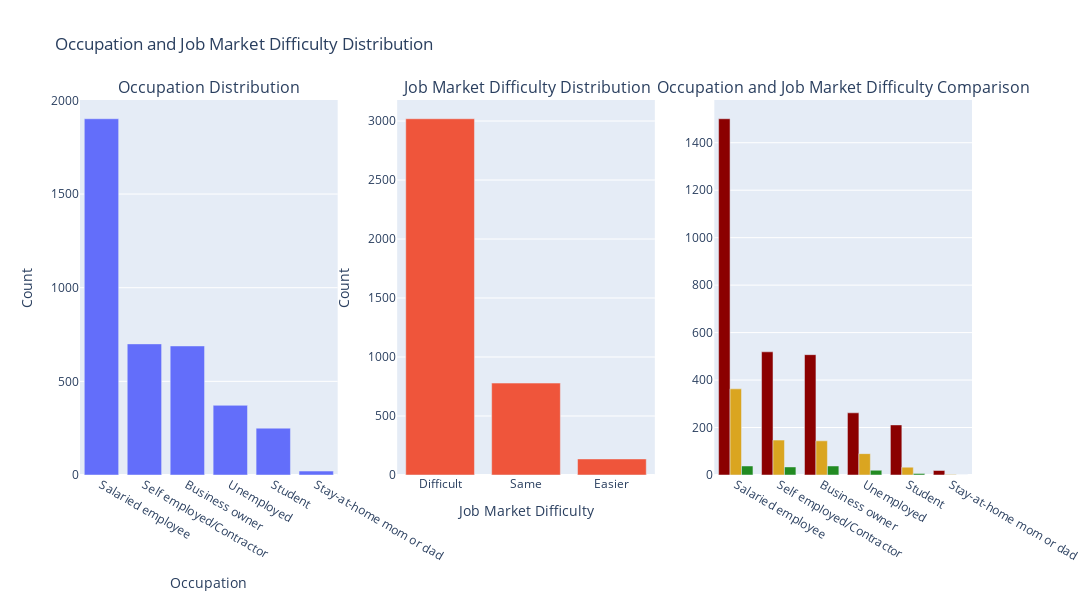

The code cell stored with this chart in its notebook:
### Code cell
fig2 = make_subplots(rows=1, cols=3, subplot_titles=('Occupation Distribution', 'Job Market Difficulty Distribution',  'Occupation and Job Market Difficulty Comparison'))

fig2.add_trace(
    go.Bar(
        x=df['Occupation'].value_counts().index,
        y=df['Occupation'].value_counts().values
    ),
    row=1, col=1
)

fig2.add_trace(
    go.Bar(
        x=df['Job_Market_Difficulty'].value_counts().index,
        y=df['Job_Market_Difficulty'].value_counts().values
    ),
    row=1, col=2
)

for difficulty in crosstab.columns:
    fig2.add_trace(
        go.Bar(
        x=crosstab.index,
        y=crosstab[difficulty],
        name=difficulty,
        marker_color='darkred' if difficulty == 'Difficult' else 'goldenrod' if difficulty == 'Same' else 'forestgreen'),
                  row=1, col=3)

fig2.update_layout(
    height=600, width=1400, title_text="Occupation and Job Market Difficulty Distribution", showlegend=False
)
fig2.update_xaxes(title_text="Occupation", row=1, col=1)
fig2.update_xaxes(title_text="Job Market Difficulty", row=1, col=2)
fig2.update_yaxes(title_text="Count", row=1, col=1)
fig2.update_yaxes(title_text="Count", row=1, col=2)

fig2.show()

print("Occupation value counts:\n", df['Occupation'].value_counts(), "\n")
print("Job_Market_Difficulty value counts:\n", df['Job_Market_Difficulty'].value_counts(), "\n")

### Figure 1 — Plotly figure (JSON) as saved in the notebook; plotly's stock layout.template omitted (floating-point values rounded to 4 significant figures)
{"data": [{"type": "bar", "x": ["Salaried employee", "Self employed/Contractor", "Business owner", "Unemployed", "Student", "Stay-at-home mom or dad"], "xaxis": "x", "y": [1902, 700, 689, 372, 250, 21], "yaxis": "y"}, {"type": "bar", "x": ["Difficult", "Same", "Easier"], "xaxis": "x2", "y": [3019, 779, 136], "yaxis": "y2"}, {"marker": {"color": "darkred"}, "name": "Difficult", "type": "bar", "x": ["Salaried employee", "Self employed/Contractor", "Business owner", "Unemployed", "Student", "Stay-at-home mom or dad"], "xaxis": "x3", "y": [1501, 519, 507, 262, 211, 19], "yaxis": "y3"}, {"marker": {"color": "goldenrod"}, "name": "Same", "type": "bar", "x": ["Salaried employee", "Self employed/Contractor", "Business owner", "Unemployed", "Student", "Stay-at-home mom or dad"], "xaxis": "x3", "y": [363, 147, 144, 90, 33, 2], "yaxis": "y3"}, {"marker": {"color": "forestgreen"}, "name": "Easier", "type": "bar", "x": ["Salaried employee", "Self employed/Contractor", "Business owner", "Unemployed", "Student", "Stay-at-home mom or dad"], "xaxis": "x3", "y": [38, 34, 38, 20, 6, 0], "yaxis": "y3"}], "layout": {"annotations": [{"font": {"size": 16}, "showarrow": false, "text": "Occupation Distribution", "x": 0.1444, "xanchor": "center", "xref": "paper", "y": 1, "yanchor": "bottom", "yref": "paper"}, {"font": {"size": 16}, "showarrow": false, "text": "Job Market Difficulty Distribution", "x": 0.5, "xanchor": "center", "xref": "paper", "y": 1, "yanchor": "bottom", "yref": "paper"}, {"font": {"size": 16}, "showarrow": false, "text": "Occupation and Job Market Difficulty Comparison", "x": 0.8556, "xanchor": "center", "xref": "paper", "y": 1, "yanchor": "bottom", "yref": "paper"}], "height": 600, "showlegend": false, "title": {"text": "Occupation and Job Market Difficulty Distribution"}, "width": 1400, "xaxis": {"anchor": "y", "domain": [0, 0.2889], "title": {"text": "Occupation"}}, "xaxis2": {"anchor": "y2", "domain": [0.3556, 0.6444], "title": {"text": "Job Market Difficulty"}}, "xaxis3": {"anchor": "y3", "domain": [0.7111, 1]}, "yaxis": {"anchor": "x", "domain": [0, 1], "title": {"text": "Count"}}, "yaxis2": {"anchor": "x2", "domain": [0, 1], "title": {"text": "Count"}}, "yaxis3": {"anchor": "x3", "domain": [0, 1]}}}
